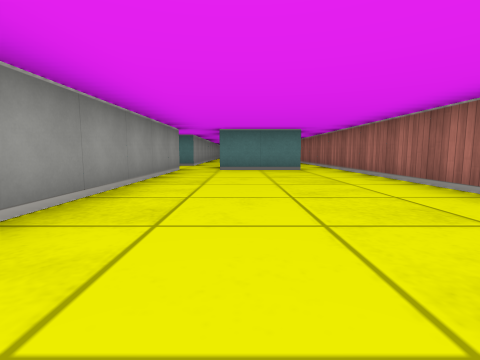
view 1 (above)

18 first-person views from a walk through a cub3D ray-caster map. The camera is about half as high as the walls, tilts 6° down and sees 85° across. The floor is counted in squares. Each view is taken from the middle of a square. On the plan, view 1 faces up. The plan holds only what a view shows up to about 9 squares ahead; the rest is blank.

view 2
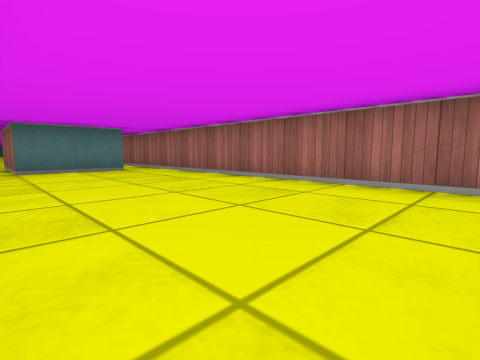

view 3
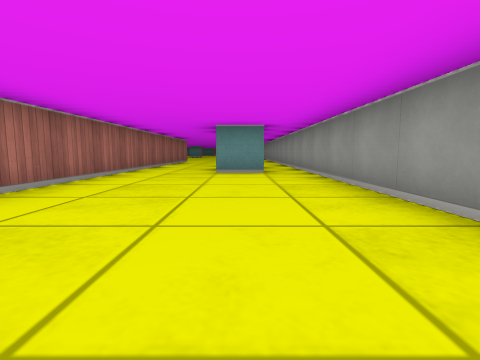

view 4
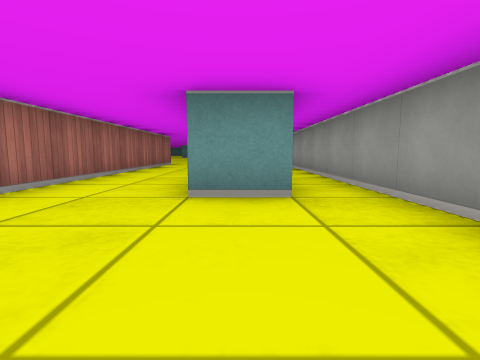

view 5
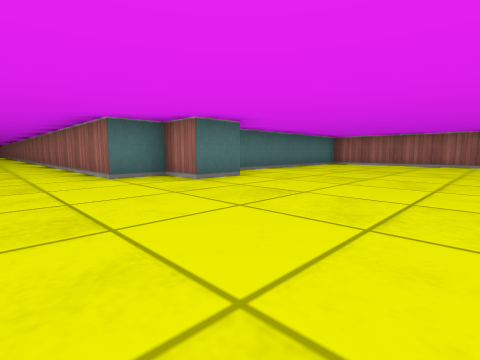

view 6
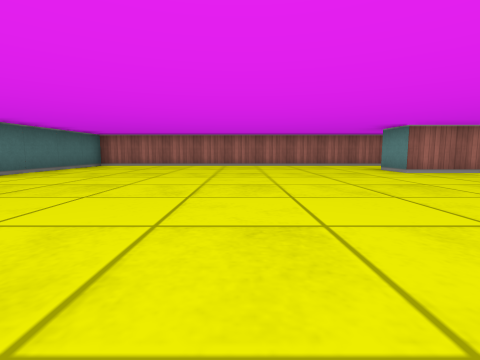

view 7
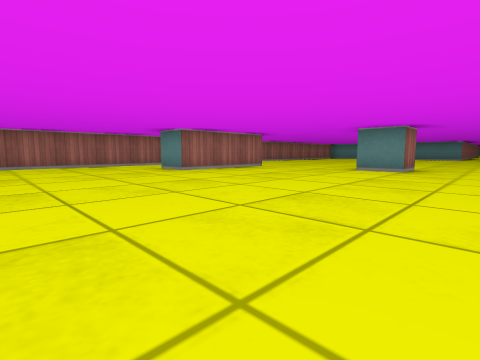

view 8
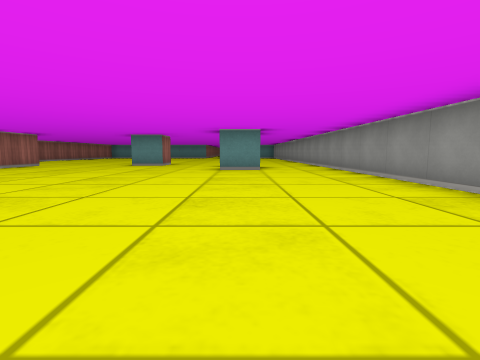

view 9
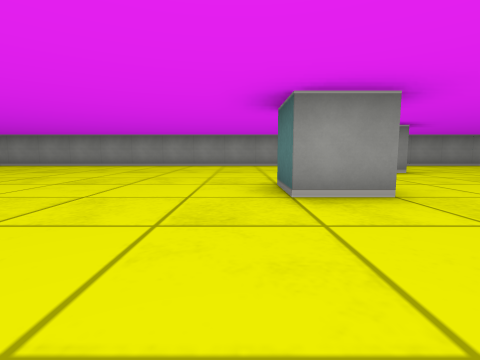

view 10
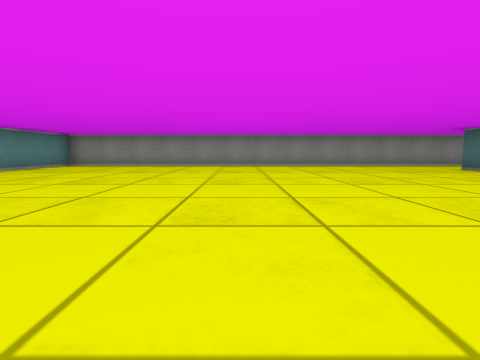

view 11
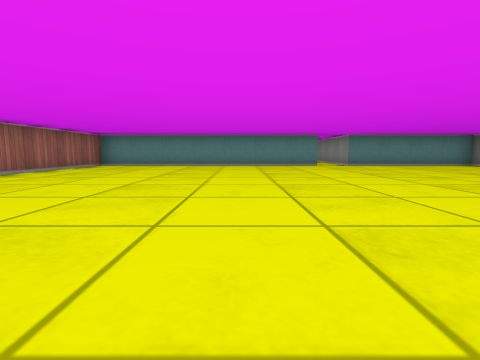

view 12
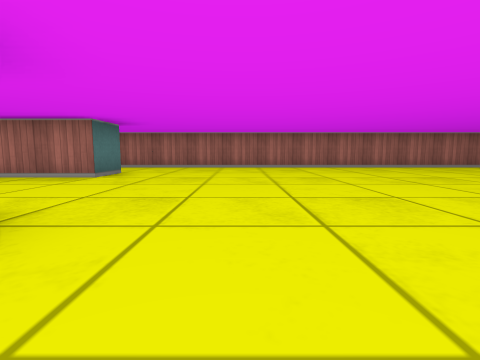

view 13
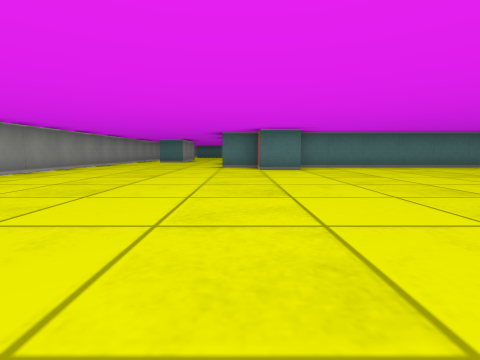

view 14
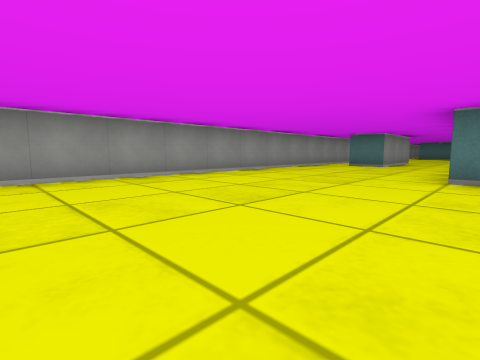

view 15
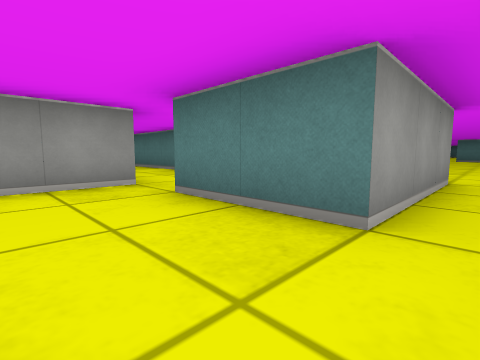

view 16
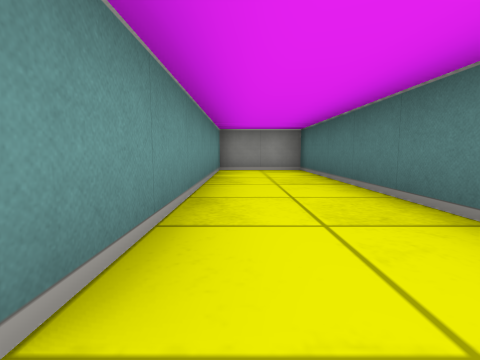

view 17
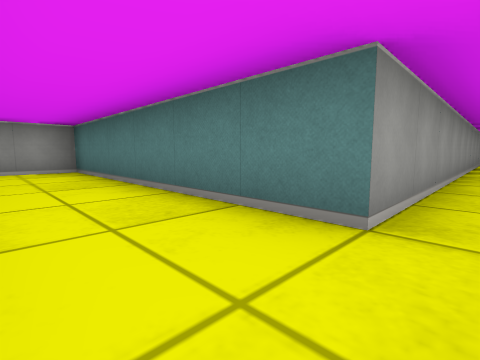

view 18
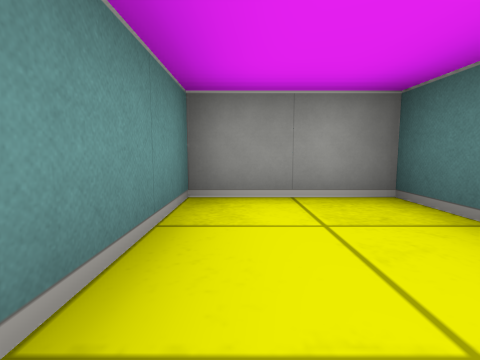

### Floor plan
Ten units are one square. View 1 is at (0, 0); x grows to the right and y downward. Boxes are objects, and circles mark ways between rooms. Rooms are numbered by the first view taken in them; rooms with no view inside come last. Other rooms are left out.
<svg viewBox="-80 -101 190 406">
<path fill="none" stroke="#000" d="M-6 5 5 5M25 6 25 -91M-15 -65 -15 5M15 -96 15 -65 -5 -65M35 185 45 185 45 195 35 195 35 185M10 185 5 185M4 165 15 165M85 185 75 185 75 155 85 155M45 85 35 85 35 75 25 75 25 6M34 295 105 295 105 75 46 75M5 16 5 35 -5 35M-15 5 -15 295 25 295M-15 -95 -15 -85 -75 -85 -75 -65 -15 -65M-5 -65 -5 -95"/>
<circle cx="7" cy="0" r="3" fill="#2a7"/>
<circle cx="-10" cy="-70" r="3" fill="#2a7"/>
<text x="10" y="-30">1</text>
<text x="40" y="170">2</text>
<text x="-40" y="-80">3</text>
</svg>
Room 1 opens to room 2. Room 1 opens to room 3.

Where each view was taken, in squares from view 1:
view 1: 0 up, 0 right, facing up
view 2: 0 up, 1 left, facing up-right
view 3: 5 up, 0 right, facing down
view 4: 2 up, 0 right, facing down
view 5: 12 down, 1 right, facing up-right
view 6: 12 down, 2 right, facing right
view 7: 12 down, 2 right, facing down-right
view 8: 10 down, 1 right, facing down
view 9: 20 down, 7 right, facing left
view 10: 24 down, 7 right, facing left
view 11: 21 down, 6 right, facing down
view 12: 21 down, 3 right, facing right
view 13: 15 down, 3 right, facing up
view 14: 12 down, 3 right, facing up-left
view 15: 5 up, 2 right, facing up-left
view 16: 7 up, 1 left, facing left
view 17: 7 up, 1 left, facing up-left
view 18: 7 up, 5 left, facing left
